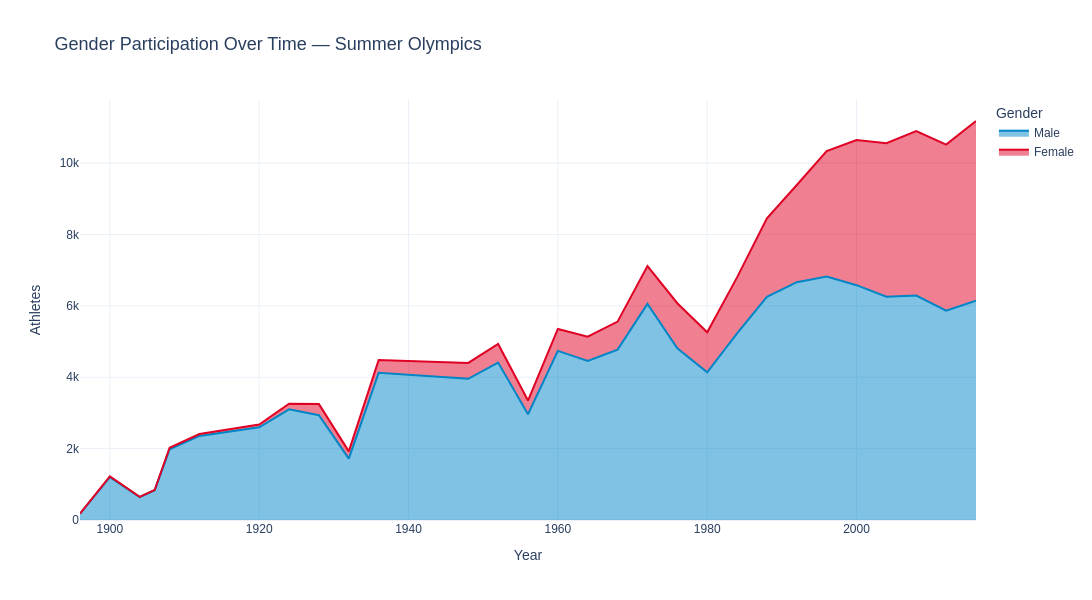

Notebook code cell kept with this figure:
### Markdown cell above
## 9. Gender Distribution Over Time

### Code cell
gender_over_time = (
    df[df['Season'] == 'Summer']
    .groupby(['Year', 'Sex'])['ID']
    .nunique()
    .reset_index()
    .rename(columns={'ID': 'Athletes', 'Sex': 'Gender'})
)
gender_over_time['Gender'] = gender_over_time['Gender'].map({'M': 'Male', 'F': 'Female'})

fig = px.area(
    gender_over_time,
    x='Year', y='Athletes',
    color='Gender',
    title='Gender Participation Over Time — Summer Olympics',
    color_discrete_map={'Male': OLY_COLORS['blue'], 'Female': OLY_COLORS['red']},
    template='plotly_white',
    width=1200, height=600
)
fig.update_layout(font_family='Arial', title_font_size=18)
fig.write_html(OUT_FIGS / 'profiling_area_genderOverTime.html')
fig.show()
logger.info('Saved gender over time chart.')

### Figure 1 — Plotly figure (JSON) as saved in the notebook; plotly's stock layout.template omitted (floating-point values rounded to 4 significant figures)
{"data": [{"fillpattern": {"shape": ""}, "hovertemplate": "Gender=Male<br>Year=%{x}<br>Athletes=%{y}<extra></extra>", "legendgroup": "Male", "line": {"color": "#0085C7"}, "marker": {"symbol": "circle"}, "mode": "lines", "name": "Male", "orientation": "v", "showlegend": true, "stackgroup": "1", "type": "scatter", "x": [1896, 1900, 1904, 1906, 1908, 1912, 1920, 1924, 1928, 1932, 1936, 1948, 1952, 1956, 1960, 1964, 1968, 1972, 1976, 1980, 1984, 1988, 1992, 1996, 2000, 2004, 2008, 2012, 2016], "xaxis": "x", "y": [176, 1201, 644, 835, 1980, 2356, 2598, 3100, 2935, 1721, 4123, 3956, 4411, 2963, 4739, 4457, 4775, 6054, 4813, 4136, 5229, 6251, 6663, 6822, 6579, 6257, 6290, 5863, 6145], "yaxis": "y"}, {"fillpattern": {"shape": ""}, "hovertemplate": "Gender=Female<br>Year=%{x}<br>Athletes=%{y}<extra></extra>", "legendgroup": "Female", "line": {"color": "#DF0024"}, "marker": {"symbol": "circle"}, "mode": "lines", "name": "Female", "orientation": "v", "showlegend": true, "stackgroup": "1", "type": "scatter", "x": [1900, 1904, 1906, 1908, 1912, 1920, 1924, 1928, 1932, 1936, 1948, 1952, 1956, 1960, 1964, 1968, 1972, 1976, 1980, 1984, 1988, 1992, 1996, 2000, 2004, 2008, 2012, 2016], "xaxis": "x", "y": [23, 6, 6, 44, 53, 78, 156, 312, 201, 361, 446, 521, 384, 613, 680, 783, 1060, 1260, 1123, 1569, 2203, 2723, 3517, 4068, 4300, 4609, 4654, 5034], "yaxis": "y"}], "layout": {"font": {"family": "Arial"}, "height": 600, "legend": {"title": {"text": "Gender"}, "tracegroupgap": 0}, "title": {"font": {"size": 18}, "text": "Gender Participation Over Time — Summer Olympics"}, "width": 1200, "xaxis": {"anchor": "y", "domain": [0.0, 1.0], "title": {"text": "Year"}}, "yaxis": {"anchor": "x", "domain": [0.0, 1.0], "title": {"text": "Athletes"}}}}
